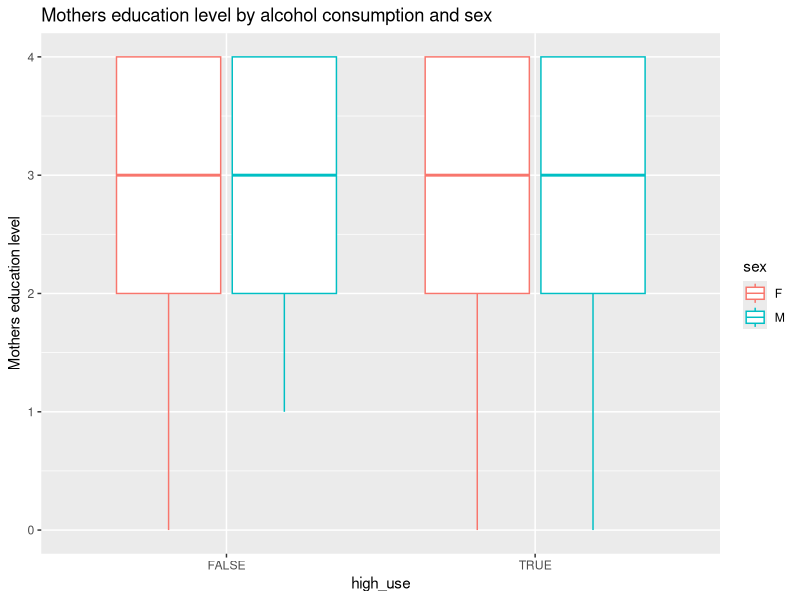
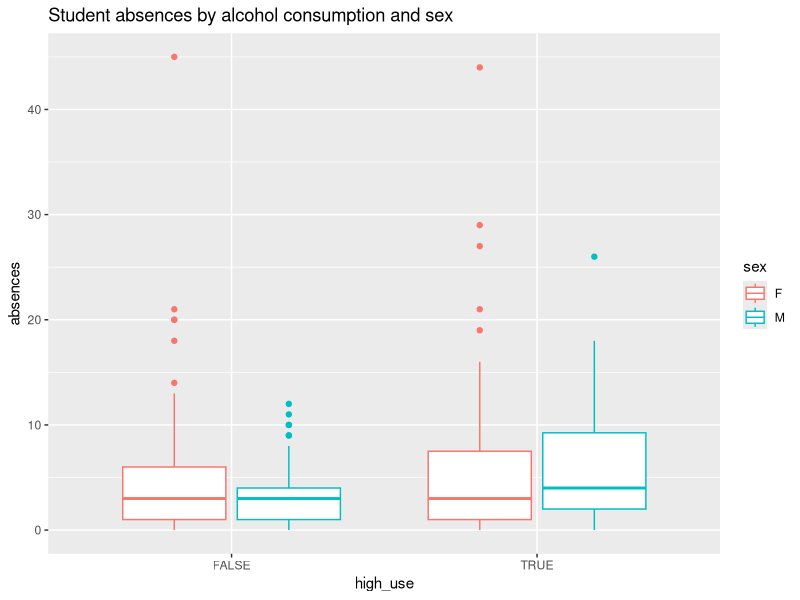
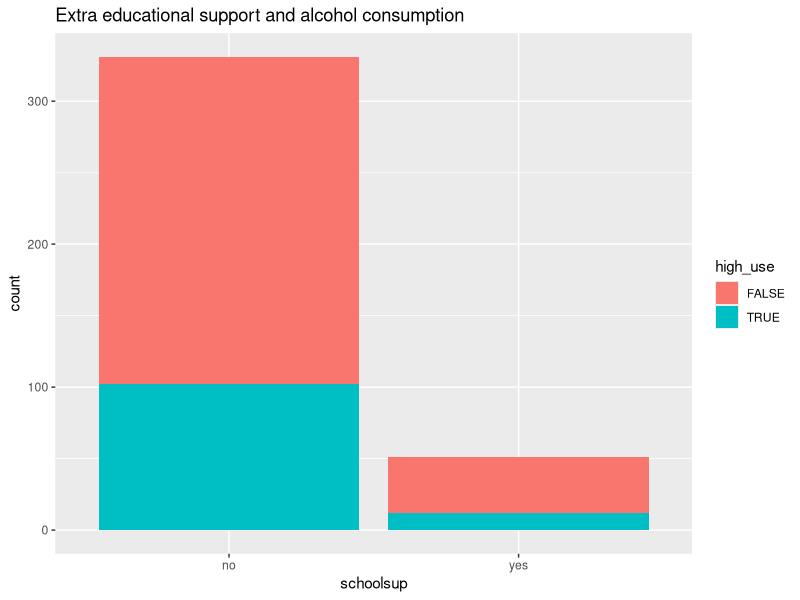
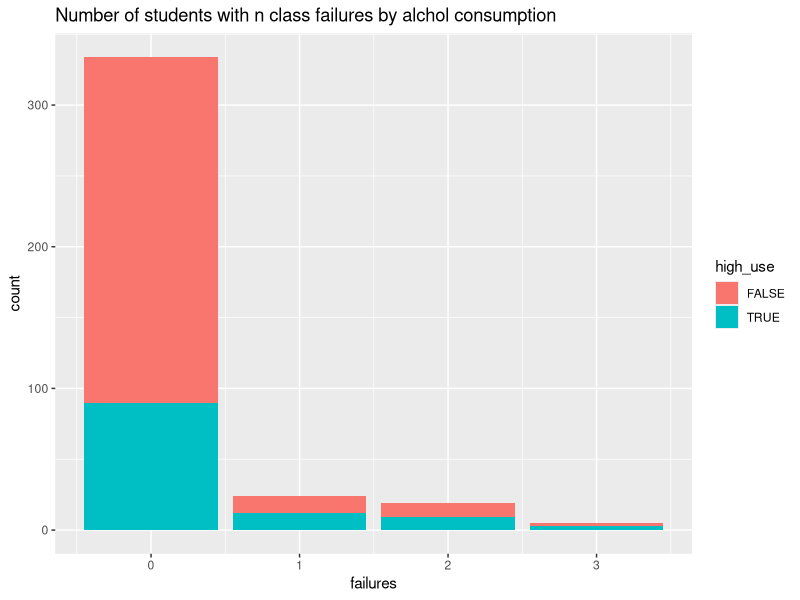

The R source for these figures, in order:
## ---- chunk 1
library(dplyr)
library(ggplot2)
## ---- chunk 2
alc <- read.table("data/alc.txt")
colnames(alc)
## ---- chunk 3

# initialize a plot of high_use and Medu
Meduplot <- ggplot(alc, aes(x = high_use, y = Medu, col = sex))

# define the plot as a boxplot and draw it
Meduplot + geom_boxplot() + ylab("Mothers education level") +ggtitle("Mothers education level by alcohol consumption and sex")
## ---- chunk 4
# initialise a plot of high_use and absences
absencesplot <- ggplot(alc, aes(x = high_use, y = absences, col = sex))

# define the plot as a boxplot and draw it
absencesplot +geom_boxplot() + ggtitle("Student absences by alcohol consumption and sex")
## ---- chunk 5
#barplot with number of students
ggplot(data=alc, aes(x=schoolsup, fill=high_use)) + geom_bar() + ggtitle("Extra educational support and alcohol consumption")

## ---- chunk 6
# Cross-tabulate by failures and high_use
alc %>% group_by(failures, high_use) %>% summarise(count = n())
ggplot(data=alc, aes(x=failures, fill=high_use)) + geom_bar() + ggtitle("Number of students with n class failures by alchol consumption")

## ---- chunk 7
m <- glm(high_use ~ Medu + absences + schoolsup + failures, data = alc, family = "binomial")
summary(m)
## ---- chunk 8
# compute odds ratios
OR <- coef(m) %>% exp

# compute confidence intervals (CI)
CI <- confint(m) %>% exp

# print out the odds ratios with their confidence intervals
cbind(OR, CI)
## ---- chunk 9

# fit the model
m2 <- glm(high_use ~ failures + absences, data = alc, family = "binomial")

#  predict() the probability of high_use and add the predicted probabilities to 'alc'
alc <- mutate(alc, probability = predict(m2, type = "response"))

# use the probabilities to make a prediction of high_use( true if prob >0.5)
alc <- mutate(alc, prediction = probability > 0.5)

# tabulate the target variable versus the predictions
table(high_use = alc$high_use, prediction = alc$prediction)
